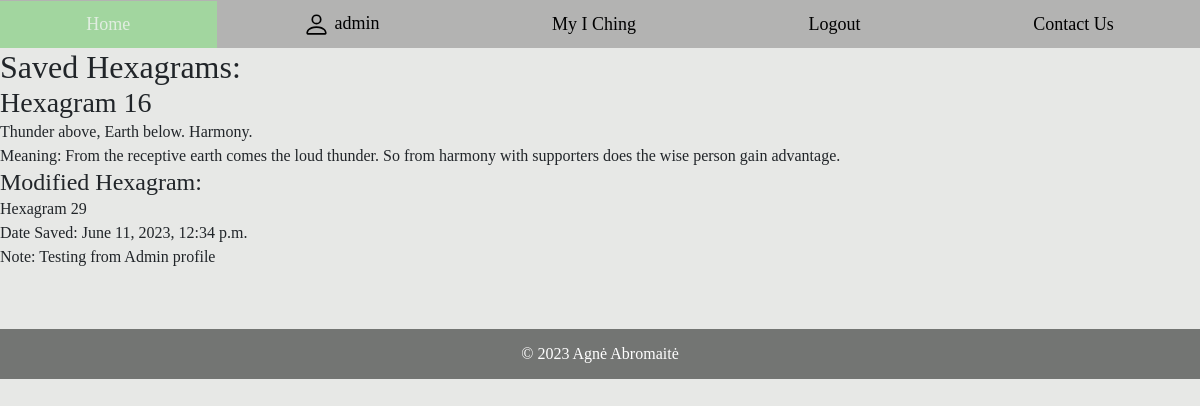
Before: /iching/my-iching/ (signed in) with the older database file.
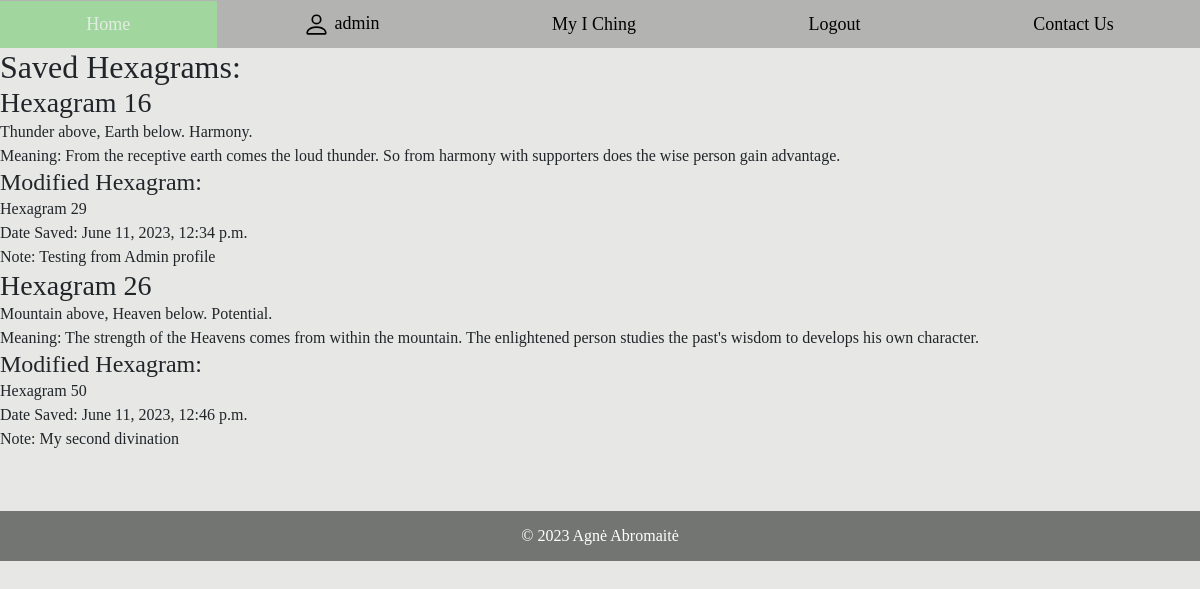
After: the same page with the newer database file.
### iching/models.py (models this page shows, shortened)
class HexagramInstance(models.Model):
    user_profile = models.ForeignKey(UserProfile, on_delete=models.CASCADE)
    hexagram_number = models.ForeignKey(Hexagram, on_delete=models.CASCADE, related_name='hexagram_instances')
    modified_hexagram_number = models.ForeignKey(Hexagram, on_delete=models.CASCADE, null=True, blank=True,
                                                 related_name='modified_hexagram_instances')
    date_saved = models.DateTimeField(auto_now_add=True)
    note = models.TextField(verbose_name='Note', max_length=2000)

class Hexagram(models.Model):
    number = models.CharField(verbose_name="Number", max_length=80,
                              help_text="Enter the number of the hexagram, eg. Hexagram 3")
    description = models.CharField(verbose_name="Description", max_length=200,
                                   help_text="Enter description of the hexagram")
    meaning = models.CharField(verbose_name="meaning", max_length=300)
    line1 = models.ForeignKey(to="Line", verbose_name="Line1", on_delete=models.SET_NULL, null=True,
                              related_name="line1")
    line2 = models.ForeignKey(to="Line", verbose_name="Line2", on_delete=models.SET_NULL, null=True,
                              related_name="line2")
    line3 = models.ForeignKey(to="Line", verbose_name="Line3", on_delete=models.SET_NULL, null=True,
                              related_name="line3")
    line4 = models.ForeignKey(to="Line", verbose_name="Line4", on_delete=models.SET_NULL, null=True,
                              related_name="line4")
    line5 = models.ForeignKey(to="Line", verbose_name="Line5", on_delete=models.SET_NULL, null=True,
                              related_name="line5")
    line6 = models.ForeignKey(to="Line", verbose_name="Line6", on_delete=models.SET_NULL, null=True,
                              related_name="line6")
    picture = models.ImageField(default="hexagrams/default.png", upload_to="hexagrams")

### iching/views.py (the view)
# urls.py: path('my-iching/', views.my_iching, name='my_iching'),
@login_required
def my_iching(request):
    user_profile = UserProfile.objects.get(user=request.user)
    saved_hexagrams = HexagramInstance.objects.filter(user_profile=user_profile)
    context = {
        'saved_hexagrams': saved_hexagrams
    }
    return render(request, 'my_iching.html', context=context)

### iching/templates/my_iching.html (shortened to what this page needs)
{% extends "base.html" %}
{% load static %}
{% block "content" %}
<h1>My I Ching</h1>
{% if saved_hexagrams %}
    <h2>Saved Hexagrams:</h2>
    <ul>
        {% for hexagram_instance in saved_hexagrams %}
            <li>
                <h3>{{ hexagram_instance.hexagram_number.number }}</h3>
                <p>{{ hexagram_instance.hexagram_number.description }}</p>
                <p>Meaning: {{ hexagram_instance.hexagram_number.meaning }}</p>
                {% if hexagram_instance.modified_hexagram_number %}
                    <h4>Modified Hexagram:</h4>
                    <p>{{ hexagram_instance.modified_hexagram_number.number }}</p>
                {% endif %}
                <p>Date Saved: {{ hexagram_instance.date_saved }}</p>
                <p>Note: {{ hexagram_instance.note }}</p>
            </li>
        {% endfor %}
    </ul>
{% else %}
    <p>No saved hexagrams yet.</p>
{% endif %}
{% endblock %}

### iching/templates/base.html (shortened to what this page needs)
<!DOCTYPE html>
<html lang="en">
<head>
    <link href="https://cdn.jsdelivr.net/npm/bootstrap@5.2.3/dist/css/bootstrap.min.css" rel="stylesheet">
    {% load static %}
    <link rel="stylesheet" type="text/css" href="{% static 'iching/styles.css' %}">
</head>
<nav class="navigation">
    <ul>
        <li><a href="{% url 'index' %}">Home</a></li>
        {% if user.is_authenticated %}
        <li class="nav-item"><a class="nav-link" href="#">
            {{ user.get_username }}</a></li>
        <li class="nav-item"><a class="nav-link" href="{% url 'my_iching' %}">My I Ching</a></li>
        <li class="nav-item"><a class="nav-link" href="{% url 'logout'%}?next=/iching">Logout</a></li>
        {% else %}
        <li class="nav-item"><a class="nav-link" href="{% url 'login'%}?next={{request.path}}">Login</a></li>
        <li class="nav-item"><a class="nav-link" href="{% url 'register'%}">Register</a></li>
        {% endif %}
        <li><a href="#contact_us">Contact Us</a></li>
    </ul>
</nav>
<body>
<div class="content-wrapper">
    <div>
        {% block "content" %}{% endblock %}
    </div>
</div>
<footer class="footer">
    <div class="row">
        <div class="col text-center">
            <p>&copy; {% now "Y" %} Agnė Abromaitė</p>
        </div>
    </div>
</footer>
</body>
</html>

### static/iching/styles.css (style rules this page uses)
body, h1, h2, h3, h4, h5, h6, p, ul, ol, li { margin: 0; padding: 0; list-style-type: none; }
.content-wrapper { min-height: 100%; padding-bottom: 60px; }
body { font-family: Baskerville, serif; font-size: 16px; background-color: #e7e8e6; }
a { color: blue; text-decoration: none; }
.footer { background-color: #737573; color: white; height: 50px; font-family: Baskerville, serif; font-size: 16px; margin-bottom: 0px; align-items: center; justify-content: center; display: flex; }
.navigation { background-color: rgba(128, 128, 128, 0.5); position: absolute; top: 0; left: 0; width: 100%; text-align: center; }
.navigation ul { list-style-type: none; margin: 0; padding: 0; display: flex; justify-content: space-around; align-items: center; }
.navigation ul li { flex-grow: 1; }
.navigation ul li a { display: block; font-family: Baskerville, serif; font-size: 18px; text-decoration: none; color: black; padding: 10px; transition: background-color 0.3s, color 0.3s; }

Changed rows visible on the page:
added HexagramInstance: hexagram_number.number "Hexagram 26", hexagram_number.description "Mountain above, Heaven below. Potential.", hexagram_number.meaning "The strength of the Heavens comes from within the mountain. The enlightened person studies the past's wisdom to develops his own character.", modified_hexagram_number.number "Hexagram 50", date_saved "June 11, 2023, 12:46 p.m.", note "My second divination"
